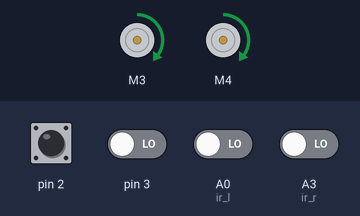
Recording of a sketch running on a simulated Arduino Uno, built with avr-gcc and run on an emulated ATmega328P. On the bench: 2 × DC motor (green arrow = forward, orange = backward, longer = faster). The inputs (shaded band) are chosen by the test bench; at power-on: A0 (ir_l), A3 (ir_r), pin 2, pin 3 LOW.

Above: at 1.2 s.
1.3 s: pin 2 pulsed HIGH 5 times (0.12 s each, 0.3 s apart)
Timing chart, 0 to 4.3 s (numbered marks = the images above; inputs shaded):
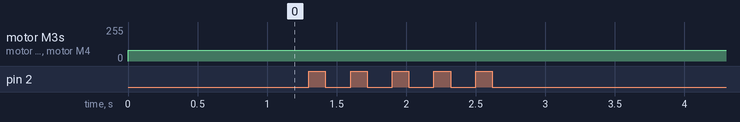

The sketch:

my_robot.ino
```cpp
#include <AFMotor.h>  // Подключаем библиотеку для работы с шилдом
//Управление пинами:
// считаем, что motorL - левый мотор
// считаем, что motorR - правый мотор
//Цифровой вывод 11- DC Мотор №1 / Шаговый №1
//Цифровой вывод 3- DC Мотор №2 / Шаговый №1
//Цифровой вывод 5- DC Мотор №3 / Шаговый №2
//Цифровой вывод 6- DC Мотор №4 / Шаговый №2
//Выводы, отвечающие за выбор направления вращения двигателей:
//Цифровые выводы 4, 7, 8 и 12
//Цифровой вывод 9- Сервопривод №1
//Цифровой вывод 10- Сервопривод №2

#define ir_l A0 //пин 1 ИК-датчика
#define ir_ml A1 //пин 2 ИК-датчика
#define ir_mr A2 //пин 3 ИК-датчика
#define ir_r A3 //пин 4 ИК-датчика
String triggered_ir;

const byte MOTOR_SPEED = 80; //скорость передвижения робота
const byte TURN_SPEED = 80;
const int TURN_TIME = 100;
const byte beep_pin = 9;
int i;

volatile int8_t course=0;
// Подключаем моторы к клеммникам M3, M4
AF_DCMotor motorL(3);
AF_DCMotor motorR(4);

void setup() {
  //Serial.begin(9600);
  //pinMode(2,INPUT);
  //pinMode(3,INPUT);
  //motorL.setSpeed(MOTOR_SPEED);
  //motorR.setSpeed(MOTOR_SPEED);
  pinMode(ir_l, INPUT);
  //pinMode(ir_ml, INPUT);
  //pinMode(ir_mr, INPUT);
  pinMode(ir_r, INPUT);
  //pinMode(beep_pin, OUTPUT);
  robot_stop();
  //звуковое оповещение готовности робота
  IntOn();  //включить прерывания
  //for(uint8_t i=0; i<12; i++) beep(70, random(100, 2000));
  //delay(2000);

}

void beep(unsigned char volume, unsigned char delayms){
  analogWrite(9, volume);
  delay(delayms);
  analogWrite(9, 0);
  delay(delayms);
}

void IntOn()
{
  attachInterrupt(0, left_interrupt, RISING);  // настроить срабатывание прерывания interrupt0 pin 2 по перепаду с низкого (Low) на высокий(HIGH)
  attachInterrupt(1, right_interrupt, RISING);  // настроить срабатывание прерывания interrupt1 pin 3 по перепаду с низкого (Low) на высокий(HIGH)
}

void IntOff()
{
  detachInterrupt(0);  // отключить срабатывание прерывания interrupt0
  detachInterrupt(1);  // отключить срабатывание прерывания interrupt1
}

void TurnLeft(String turn)
{
  if (turn == "left")
  {
    IntOff();
    motorL.setSpeed(TURN_SPEED);
    motorR.setSpeed(TURN_SPEED);
    //поворачиваем левое назад
    motorR.run(RELEASE);
    motorL.run(BACKWARD);
    delay(TURN_TIME);
    //IntOn();
  }
  if (turn == "middle_left")
  {
    IntOff();
    motorL.setSpeed(TURN_SPEED);
    motorR.setSpeed(TURN_SPEED);
    //поворачиваем левое назад
    motorR.run(RELEASE);
    motorL.run(BACKWARD);
    delay(TURN_TIME/2);
    //IntOn();
  }
}

void TurnRight(String turn)
{
  if (turn == "right")
  {
    motorL.setSpeed(TURN_SPEED);
    motorR.setSpeed(TURN_SPEED);
    //поворачиваем левое назад
    motorL.run(RELEASE);
    motorR.run(BACKWARD);
    delay(TURN_TIME);
  }
  if (turn == "middle_right")
  {
    motorL.setSpeed(TURN_SPEED);
    motorR.setSpeed(TURN_SPEED);
    //поворачиваем левое назад
    motorL.run(RELEASE);
    motorR.run(BACKWARD);
    delay(TURN_TIME/2);
  }
}

void getSensors()
{
  if (digitalRead(ir_l) == LOW)
    {
      triggered_ir="ir_l";
      TurnLeft("left");
      //Serial.println("Triggered ir is LEFT");
    }

  if (digitalRead(ir_r) == LOW)
    {
      triggered_ir="ir_r";
      TurnRight("middle_right");
      //Serial.println("Triggered ir is RIGHT");
    }
}

void correct_rigth()
{
  IntOff();
  motorL.setSpeed(TURN_SPEED);
  motorR.setSpeed(TURN_SPEED);
  //поворачиваем правое назад
  motorL.run(RELEASE);
  motorR.run(BACKWARD);
  IntOn();
}

void correct_left()
{
  IntOff();
  motorL.setSpeed(TURN_SPEED);
  motorR.setSpeed(TURN_SPEED);
  //поворачиваем левое назад
  motorR.run(RELEASE);
  motorL.run(BACKWARD);
  IntOn();
}

void  left_interrupt()
// обработка внешнего прерывания левое колесо
{
  course--;
  //Serial.print("Left interrupt......course ");
  //Serial.println(course);
  getSensors();
  if(course > 0) { correct_left(); }else{ correct_rigth();}
}

void  right_interrupt()
// обработка внешнего прерывания правое колесо
{
   course++;
   //Serial.print("Right interrupt......course ");
   //Serial.println(course);
   getSensors();
   if(course < 0){ correct_rigth(); }else{ correct_left();}
}

void robot_stop()
{
  //остановили моторы
  motorL.run(RELEASE);
  motorR.run(RELEASE);
}

void loop() {
  //Задаем скорость движения
  motorL.setSpeed(MOTOR_SPEED);
  motorR.setSpeed(MOTOR_SPEED);
  // Двигаемся вперед
  motorL.run(FORWARD);
  motorR.run(FORWARD);
}
```
